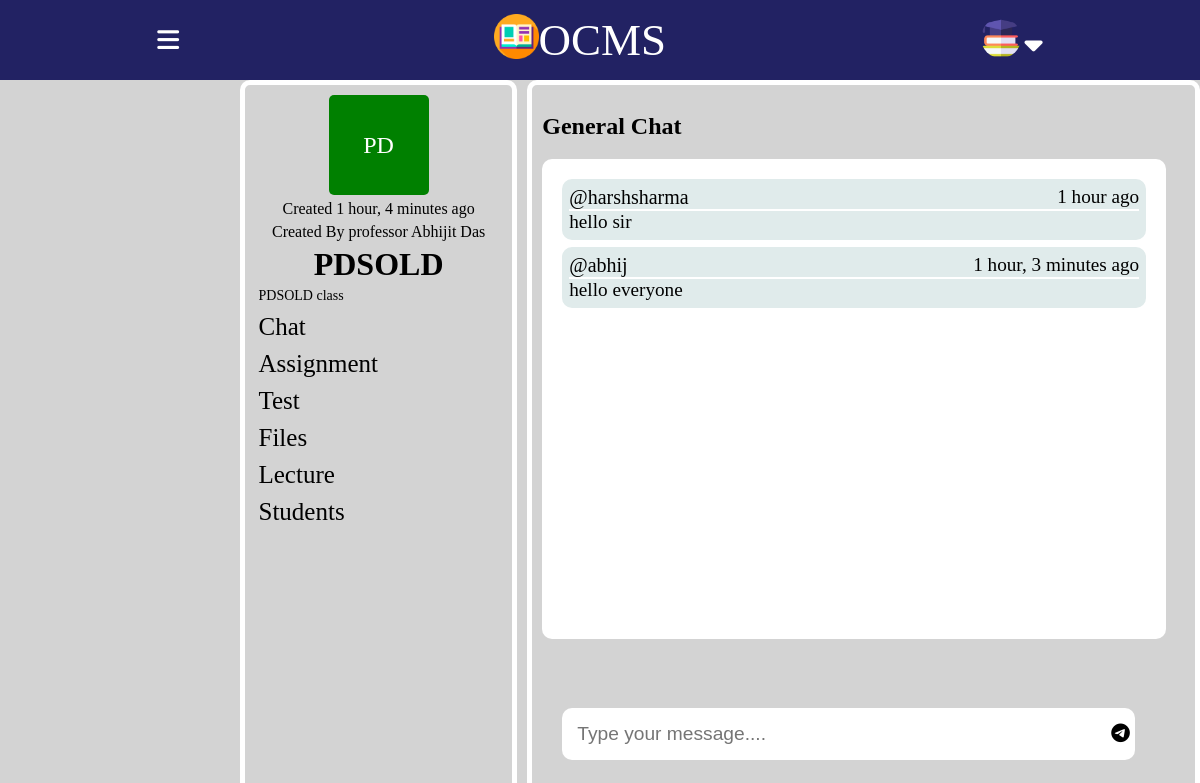
Page /sroom/9/ (signed in) on the committed database.
### base/models.py (models this page shows, shortened)
class Room(models.Model):
    course_id=models.CharField(max_length=100)
    teacher=models.CharField(max_length=100)
    name = models.CharField(max_length=200) #set it to host.subject_name during declaration by default
    description = models.TextField(null=True, blank=True)
    avatar = models.ImageField(null=True, default="avatar.svg")
    room_code=models.CharField(max_length=100)
    updated = models.DateTimeField(auto_now=True)
    created = models.DateTimeField(auto_now_add=True)
    class Meta:
        ordering = ['-updated', '-created']

class Message(models.Model):
    user = models.ForeignKey(User, on_delete=models.CASCADE)
    room = models.ForeignKey(Room, on_delete=models.CASCADE)
    body = models.TextField(max_length=1000)
    updated = models.DateTimeField(auto_now=True)
    created = models.DateTimeField(auto_now_add=True)
    class Meta:
        ordering = ['-updated', 'created']

class User(AbstractUser):
    is_student = models.BooleanField(default=False)
    is_teacher = models.BooleanField(default=False)

### base/views.py (the view, shortened to what this page needs)
# urls.py: path('sroom/<str:pk>/',views.sroom,name="sroom"),
def sroom(request ,pk):
    room=Room.objects.get(id=pk)
    room_messages=room.message_set.all()
    participants=Student.objects.filter(rooms__id=pk)
    context={'room':room,'room_messages':room_messages,'participants':participants}
    return render(request,'base/sroom.html',context)

### base/templates/base/sroom.html (shortened to what this page needs)
{% include 'student_main.html' %}
{% block content %}
       <div class="bigcontainer">
        <div class="leftcontainer">
            <div class="classicon">
                {{ room.name|slice:":2" }}
            </div>
           <p>Created {{room.created | timesince}} ago</p>
           <p>Created By professor {{room.teacher}}</p>
            <div class="classname">
                <h1>{{room.name}} </h1>
            </div>
            <ul>
                <li class="opt" style="font-size: 14px;">
                    {{room.description}}
                </li>
                <li class="opt">
                    <a href="{% url 'sroom' room.id %}">Chat</a>
                </li>
                <li class="opt">
                  <a href="{% url 'sassignments' room.id %}">Assignment</a>
                </li>
                <li class="opt">
                 <a href="{% url 'stest' room.id %}">Test</a>
                </li>
                <li class="opt">
                   <a href="{% url 'sfiles' room.id %}">Files</a>
                </li>
                <li class="opt">
                    <a href="{% url 'slectures' room.id %}">Lecture</a>
                </li>
                <li class="opt">
                    <a href="{% url 'rstudents' room.id %}">Students</a>
                </li>
            </ul>
        </div>
        <div class="rightcontainer">
            <div class="rightnav">
            <h2>General Chat</h2>
        </div>
        <div class="messagebox">
            {% for message in room_messages %}
            <div class="mes">
              <div class="messager">
                <p>@{{message.user}}</p>
                <p>{{message.created | timesince}} ago</p>
              </div>
              <p>{{message.body}}</p>
        </div>
        {% endfor %}
        <div class="mesinput">
            {% if request.user.is_authenticated %}
            <form method="POST" action="">
            <input type="text" name="body" class="mesginputforchat" placeholder="Type your message....">
            <i style="font-size: larger;" class="fa-brands fa-telegram"></i>
            </form>
            {% endif %}
           </div>
       </div>
{% endblock content %}

### static/styles/portal.css (style rules this page uses)
* { margin: 0; border: 0; box-sizing: border-box; }
body { height: 100vh; width: 100vw; display: flex; flex-direction: column; }
.bigcontainer { min-height: 100vh; position: absolute; top: 10vh; width: 100vw; display: flex; background-color:lightgray; gap: 10px; }
.leftcontainer { margin-left:20vw; width: 40%; display: flex; flex-direction: column; gap: 5px; padding-top: 10px; align-items: center; border: 5px solid white; padding: 10px; border-radius: 10px; }
.classicon { height: 100px; width: 100px; display: flex; justify-content: center; align-items: center; color: white; font-size:x-large; border-radius: 5px; background-color: green; }
.leftcontainer ul { display: flex; flex-direction: column; gap: 9px; position: relative; right: 6.7vw; }
.leftcontainer ul li { list-style: none; font-size:25px; }
.leftcontainer ul li a { text-decoration: none; color: #000; }
.rightcontainer { width: 100%; border: 5px solid white; padding: 10px; border-radius: 10px; }
.mesinput { position: absolute; bottom: 15vh; background-color: white; padding: 5px; border-radius: 10px; }
.mesginputforchat { width: 45vw; padding: 10px; border: none; outline: none; background: transparent; font-size: larger; }
.messagebox { overflow-y: scroll; margin-top:3%; height: 60vh; width: 52vw; background-color:white; padding: 20px; border-radius: 10px; display: flex; flex-direction: column; gap:7px; }
.mes { padding: 7px; background-color:#e0ebeb; color: black; font-size: larger; border-radius: 10px; display: flex; flex-direction: column; flex-wrap: wrap; }
.messager { display: flex; justify-content: space-between; border-bottom: 2px solid white; }
.messager :nth-child(1) { font-size: 20px; }

### rows in the picture
Room: name "PD", created "1 hour, 4 minutes", teacher "Abhijit Das", name "PDSOLD", description "PDSOLD class"
Message: user "harshsharma", created "1 hour", body "hello sir"
Message: user "abhij", created "1 hour, 3 minutes", body "hello everyone"
